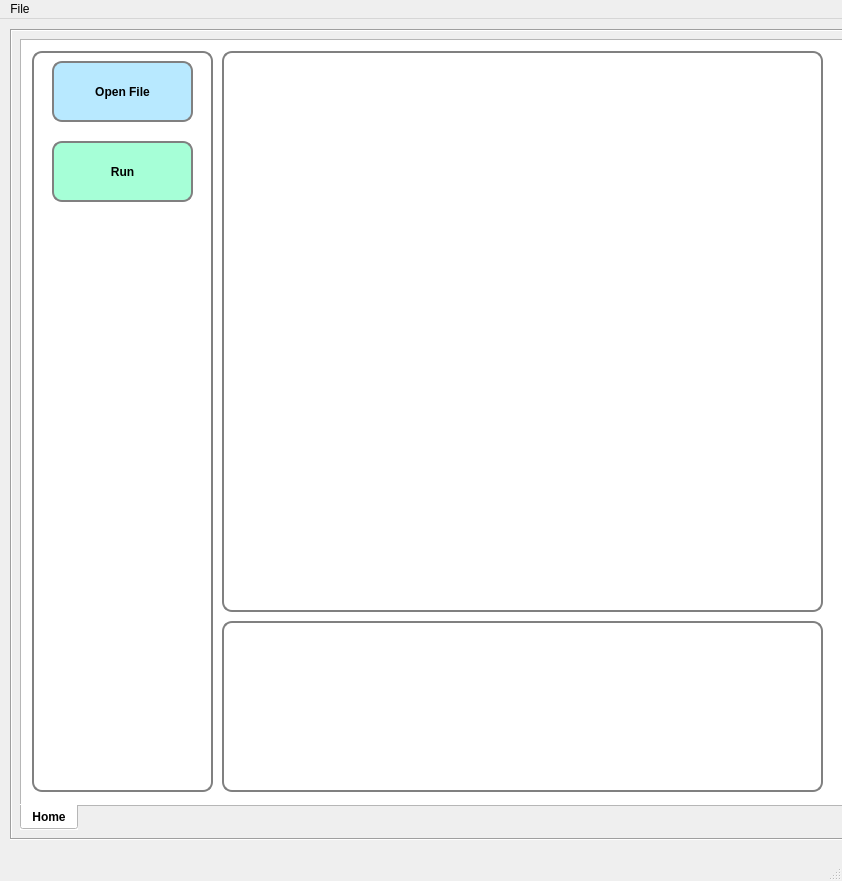
<?xml version="1.0" encoding="UTF-8"?>
<ui version="4.0">
 <class>MainWindow</class>
 <widget class="QMainWindow" name="MainWindow">
  <property name="windowModality">
   <enum>Qt::ApplicationModal</enum>
  </property>
  <property name="geometry">
   <rect>
    <x>0</x>
    <y>0</y>
    <width>842</width>
    <height>881</height>
   </rect>
  </property>
  <property name="windowTitle">
   <string>OCR Tracking</string>
  </property>
  <property name="documentMode">
   <bool>false</bool>
  </property>
  <property name="tabShape">
   <enum>QTabWidget::Rounded</enum>
  </property>
  <property name="dockOptions">
   <set>QMainWindow::AllowTabbedDocks|QMainWindow::AnimatedDocks</set>
  </property>
  <property name="unifiedTitleAndToolBarOnMac">
   <bool>false</bool>
  </property>
  <widget class="QWidget" name="centralwidget">
   <widget class="QFrame" name="frame">
    <property name="geometry">
     <rect>
      <x>10</x>
      <y>10</y>
      <width>1371</width>
      <height>811</height>
     </rect>
    </property>
    <property name="frameShape">
     <enum>QFrame::Box</enum>
    </property>
    <property name="frameShadow">
     <enum>QFrame::Sunken</enum>
    </property>
    <widget class="QTabWidget" name="tabWidget">
     <property name="geometry">
      <rect>
       <x>10</x>
       <y>10</y>
       <width>1351</width>
       <height>791</height>
      </rect>
     </property>
     <property name="font">
      <font>
       <pointsize>9</pointsize>
       <weight>75</weight>
       <bold>true</bold>
      </font>
     </property>
     <property name="cursor">
      <cursorShape>ArrowCursor</cursorShape>
     </property>
     <property name="layoutDirection">
      <enum>Qt::LeftToRight</enum>
     </property>
     <property name="styleSheet">
      <string notr="true">background-color: rgb(255, 255, 255);</string>
     </property>
     <property name="tabPosition">
      <enum>QTabWidget::South</enum>
     </property>
     <property name="currentIndex">
      <number>0</number>
     </property>
     <widget class="QWidget" name="tab_main">
      <attribute name="title">
       <string>Home</string>
      </attribute>
      <widget class="QLabel" name="label_img">
       <property name="geometry">
        <rect>
         <x>200</x>
         <y>10</y>
         <width>601</width>
         <height>561</height>
        </rect>
       </property>
       <property name="styleSheet">
        <string notr="true">border: 2px solid gray;
border-radius: 10px;
padding: 0 8px;
</string>
       </property>
       <property name="text">
        <string/>
       </property>
       <property name="scaledContents">
        <bool>true</bool>
       </property>
      </widget>
      <widget class="QFrame" name="frame_3">
       <property name="geometry">
        <rect>
         <x>10</x>
         <y>10</y>
         <width>181</width>
         <height>741</height>
        </rect>
       </property>
       <property name="styleSheet">
        <string notr="true">border: 2px solid gray;
border-radius: 10px;
padding: 0 8px;</string>
       </property>
       <property name="frameShape">
        <enum>QFrame::StyledPanel</enum>
       </property>
       <property name="frameShadow">
        <enum>QFrame::Sunken</enum>
       </property>
       <widget class="QPushButton" name="pb_openFile">
        <property name="geometry">
         <rect>
          <x>20</x>
          <y>10</y>
          <width>141</width>
          <height>61</height>
         </rect>
        </property>
        <property name="font">
         <font>
          <weight>75</weight>
          <bold>true</bold>
         </font>
        </property>
        <property name="cursor">
         <cursorShape>PointingHandCursor</cursorShape>
        </property>
        <property name="styleSheet">
         <string notr="true">border: 2px solid gray;
border-radius: 10px;
padding: 0 8px;
background-color: rgb(184, 233, 255);</string>
        </property>
        <property name="text">
         <string>Open File</string>
        </property>
       </widget>
       <widget class="QPushButton" name="pb_run">
        <property name="geometry">
         <rect>
          <x>20</x>
          <y>90</y>
          <width>141</width>
          <height>61</height>
         </rect>
        </property>
        <property name="font">
         <font>
          <weight>75</weight>
          <bold>true</bold>
         </font>
        </property>
        <property name="cursor">
         <cursorShape>PointingHandCursor</cursorShape>
        </property>
        <property name="styleSheet">
         <string notr="true">border: 2px solid gray;
border-radius: 10px;
padding: 0 8px;
background-color: rgb(166, 255, 215);</string>
        </property>
        <property name="text">
         <string>Run</string>
        </property>
       </widget>
      </widget>
      <widget class="QLabel" name="label_status">
       <property name="geometry">
        <rect>
         <x>890</x>
         <y>730</y>
         <width>451</width>
         <height>21</height>
        </rect>
       </property>
       <property name="font">
        <font>
         <pointsize>10</pointsize>
         <weight>75</weight>
         <bold>true</bold>
        </font>
       </property>
       <property name="text">
        <string/>
       </property>
      </widget>
      <widget class="QTextBrowser" name="textBrowser_2">
       <property name="geometry">
        <rect>
         <x>200</x>
         <y>580</y>
         <width>601</width>
         <height>171</height>
        </rect>
       </property>
       <property name="styleSheet">
        <string notr="true">border: 2px solid gray;
border-radius: 10px;
padding: 0 8px;
</string>
       </property>
      </widget>
     </widget>
    </widget>
   </widget>
  </widget>
  <widget class="QMenuBar" name="menubar">
   <property name="geometry">
    <rect>
     <x>0</x>
     <y>0</y>
     <width>842</width>
     <height>26</height>
    </rect>
   </property>
   <widget class="QMenu" name="menuFile">
    <property name="title">
     <string>File</string>
    </property>
    <addaction name="actionOpen"/>
    <addaction name="actionOpen_Directory"/>
    <addaction name="actionSave"/>
    <addaction name="separator"/>
    <addaction name="actionClose"/>
    <addaction name="actionExit"/>
   </widget>
   <addaction name="menuFile"/>
  </widget>
  <widget class="QStatusBar" name="statusbar"/>
  <action name="actionOpen">
   <property name="text">
    <string>Open      Ctrl-O</string>
   </property>
   <property name="shortcut">
    <string extracomment="te"/>
   </property>
  </action>
  <action name="actionOpen_Directory">
   <property name="text">
    <string>Open Directory</string>
   </property>
  </action>
  <action name="actionSave">
   <property name="text">
    <string>Save</string>
   </property>
  </action>
  <action name="actionClose">
   <property name="text">
    <string>Close</string>
   </property>
  </action>
  <action name="actionExit">
   <property name="text">
    <string>Exit</string>
   </property>
  </action>
 </widget>
 <resources/>
 <connections/>
</ui>
